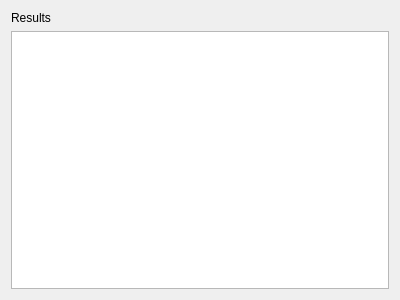
<?xml version="1.0" encoding="UTF-8"?>
<ui version="4.0">
 <class>ui_mobdecProjectOption</class>
 <widget class="QWidget" name="ui_mobdecProjectOption">
  <property name="geometry">
   <rect>
    <x>0</x>
    <y>0</y>
    <width>400</width>
    <height>300</height>
   </rect>
  </property>
  <property name="windowTitle">
   <string>Form</string>
  </property>
  <layout class="QVBoxLayout" name="verticalLayout">
   <item>
    <widget class="QLabel" name="label">
     <property name="text">
      <string>Results</string>
     </property>
    </widget>
   </item>
   <item>
    <widget class="QTreeView" name="treeView">
     <property name="sizeAdjustPolicy">
      <enum>QAbstractScrollArea::AdjustIgnored</enum>
     </property>
     <property name="headerHidden">
      <bool>true</bool>
     </property>
    </widget>
   </item>
  </layout>
 </widget>
 <resources/>
 <connections/>
</ui>
